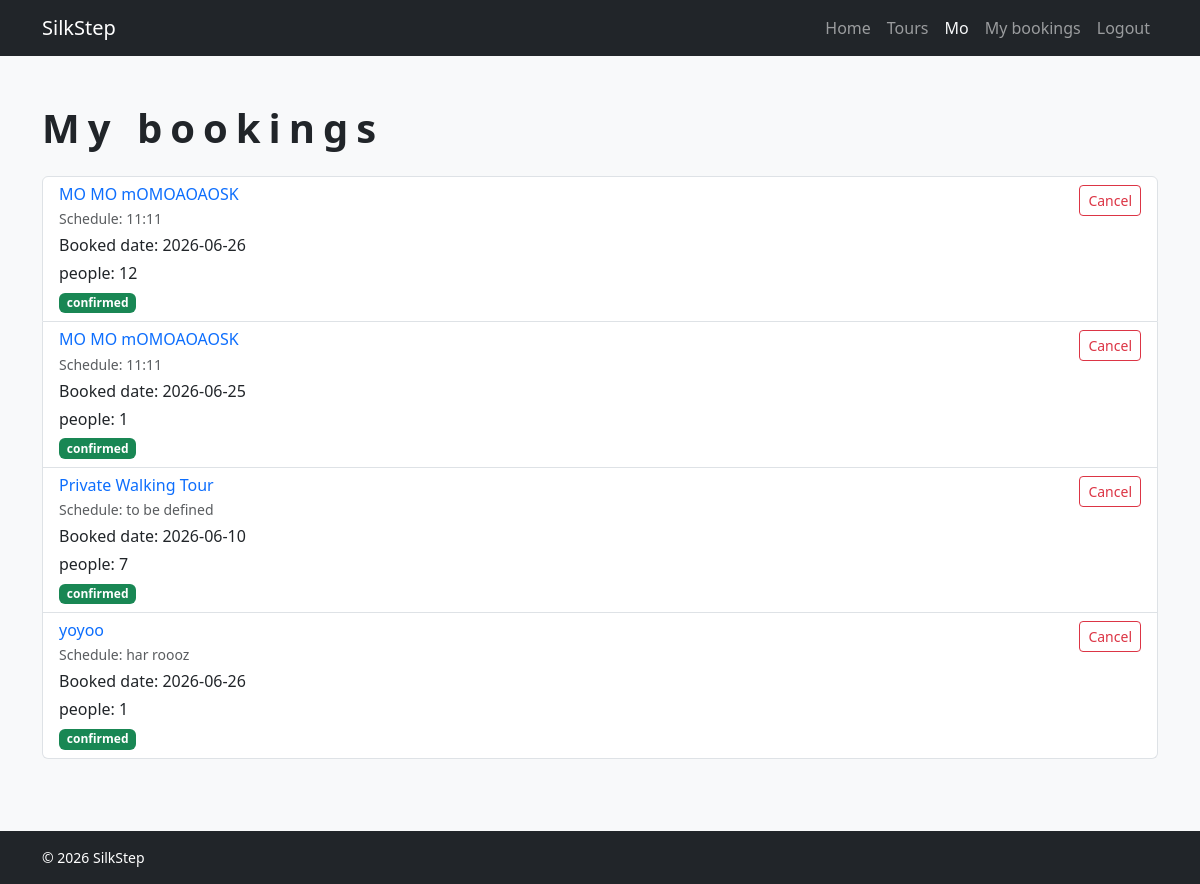
/my-bookings (signed in), run on the app's committed database.
### tables this page shows
CREATE TABLE bookings (
    id INTEGER PRIMARY KEY AUTOINCREMENT,
    tour_id INTEGER NOT NULL,
    participant_id INTEGER NOT NULL,
    tour_date TEXT NOT NULL,
    status TEXT NOT NULL DEFAULT 'confirmed',
    created_at TEXT DEFAULT CURRENT_TIMESTAMP, party_size INTEGER NOT NULL DEFAULT 1, notes TEXT,
    FOREIGN KEY (tour_id) REFERENCES tours(id),
    FOREIGN KEY (participant_id) REFERENCES users(id)
);

CREATE TABLE tours (
    id INTEGER PRIMARY KEY AUTOINCREMENT,
    title TEXT NOT NULL,
    schedule TEXT NOT NULL,
    duration TEXT NOT NULL,
    payment TEXT NOT NULL,
    summary TEXT NOT NULL
, guide_id INTEGER, meeting_point TEXT, max_participants INTEGER DEFAULT 15, photo_url TEXT, meeting_map_link TEXT);

### app.py (the view)
@app.route("/my-bookings")
def my_bookings():
    if session.get("user_role") != "participant":
        return redirect(url_for("home"))
    rows = bookings_dao.get_bookings_by_participant(session["user_id"])
    bookings = [dict(r) for r in rows]
    return render_template("my_bookings.html", bookings=bookings)

### bookings_dao.py (called while the page is built)
def get_bookings_by_participant(participant_id):
    query = """
        SELECT b.id, b.tour_id, b.tour_date, b.party_size, b.notes, b.status, b.created_at,
               t.title AS tour_title, t.schedule AS tour_schedule
        FROM bookings b
        JOIN tours t ON t.id = b.tour_id
        WHERE b.participant_id = ?
        ORDER BY b.id DESC
    """
    conn = sqlite3.connect("silkstep.db")
    conn.row_factory = sqlite3.Row
    cursor = conn.cursor()
    cursor.execute(query, (participant_id,))
    rows = cursor.fetchall()
    cursor.close()
    conn.close()
    return rows

### templates/my_bookings.html (shortened to what this page needs)
{% extends "base.html" %}
{% block content %}
<section class="container py-5">
  <h1 class="mb-4">My bookings</h1>
  {% if bookings %}
    <div class="list-group">
      {% for b in bookings %}
        <div class="list-group-item">
          <div class="d-flex justify-content-between align-items-start">
            <div>
              <h2 class="h6 mb-1">
                <a href="{{ url_for('tour_detail', tour_id=b.tour_id) }}" class="text-decoration-none">
                  {{ b.tour_title }}
                </a>
              </h2>
              <p class="mb-1 text-muted small">Schedule: {{ b.tour_schedule }}</p>
              <p class="mb-1">Booked date: {{ b.tour_date }}</p>
              {% if b.party_size %}
                <p class="mb-1">people: {{ b.party_size }}</p>
              {% endif %}
              <span class="badge bg-success">{{ b.status }}</span>
            </div>
            <form method="POST" action="{{ url_for('cancel_booking', booking_id=b.id) }}">
              <button type="submit" class="btn btn-outline-danger btn-sm"
                      onclick="return confirm('Cancel this booking?');">
                Cancel
              </button>
            </form>
          </div>
        </div>
      {% endfor %}
    </div>
  {% else %}
    <p>No bookings yet. <a href="{{ url_for('tours') }}">Browse tours</a></p>
  {% endif %}
</section>
{% endblock %}

### templates/base.html (shortened to what this page needs)
<!DOCTYPE html>
<html lang="en">
<head>
  <link href="https://cdn.jsdelivr.net/npm/bootstrap@5.3.0/dist/css/bootstrap.min.css" rel="stylesheet">
  <link rel="stylesheet" href="{{ url_for('static', filename='css/style.css') }}">
</head>
<body>
  <nav class="navbar navbar-expand-lg navbar-dark bg-dark">
    <div class="container">
      <a class="navbar-brand" href="{{ url_for('home') }}">SilkStep</a>
      <div class="navbar-nav ms-auto">
        <a class="nav-link" href="{{ url_for('home') }}">Home</a>
        <a class="nav-link" href="{{ url_for('tours') }}">Tours</a>
        {% if session.get('user_email') %}
        <span class="nav-link text-light">{{ session.get('user_name') }}</span>
        {% if session.get('user_role') == 'participant' %}
          <a class="nav-link" href="{{ url_for('my_bookings') }}">My bookings</a>
        {% endif %}
        <a class="nav-link" href="{{ url_for('logout') }}">Logout</a>
      {% else %}
        <a class="nav-link" href="{{ url_for('login') }}">Login</a>
      {% endif %}
      </div>
    </div>
  </nav>
  {% block content %}{% endblock %}
  <footer class="bg-dark text-white py-3 mt-4">
    <div class="container small">&copy; 2026 SilkStep</div>
  </footer>
</body>
</html>

### static/css/style.css (style rules this page uses)
body { background-color: #f8f9fa; color: #212529; }
h1 { font-weight: 700; letter-spacing: 0.5rem; }

### data on the page
bookings: tour_title "MO MO mOMOAOAOSK", tour_schedule "11:11", tour_date "2026-06-26", party_size "12", status "confirmed"
bookings: tour_title "MO MO mOMOAOAOSK", tour_schedule "11:11", tour_date "2026-06-25", party_size "1", status "confirmed"
bookings: tour_title "Private Walking Tour", tour_schedule "to be defined", tour_date "2026-06-10", party_size "7", status "confirmed"
bookings: tour_title "yoyoo", tour_schedule "har roooz", tour_date "2026-06-26", party_size "1", status "confirmed"

### other printed values
{{ session.get('user_name') }} "Mo"
